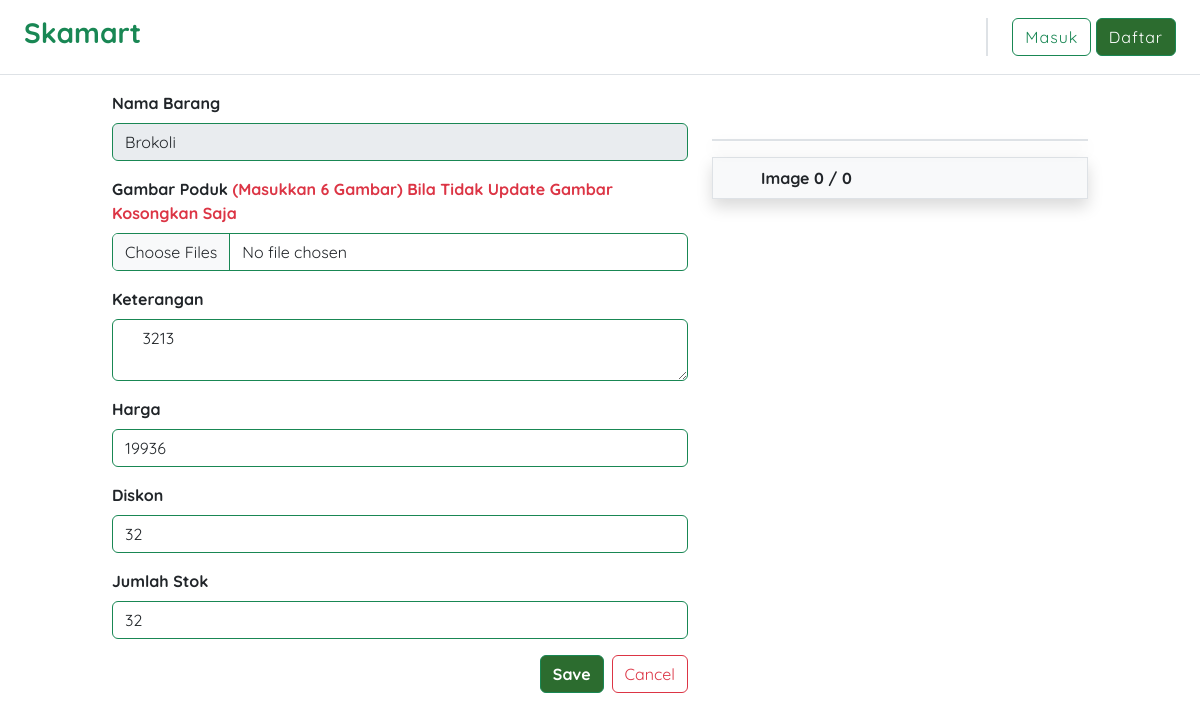
/Admin/update.php?update=6456434, run on the app's committed database.
### tables this page shows
CREATE TABLE `master_barang` (
  `kode_barang` varchar(255) NOT NULL,
  `kode_kategori` bigint NOT NULL,
  `nama_barang` varchar(255) NOT NULL,
  `deskripsi` text NOT NULL,
  `satuan` varchar(255) NOT NULL,
  `rating` float NOT NULL DEFAULT '0',
  `diskon` float NOT NULL,
  `gambar_barang` text NOT NULL,
  `stok` bigint NOT NULL,
  `varian` varchar(255) NOT NULL,
  `harga` bigint NOT NULL,
  `terjual` int NOT NULL DEFAULT '0'
);

### Controllers/adminController.php (called while the page is built, shortened)
<?php
$conn = connectDatabase();
function getData($id)
{
    global $conn;
    $query = "SELECT * FROM master_barang WHERE kode_barang = $id";
    $result = mysqli_query($conn, $query);
    return mysqli_fetch_assoc($result);
}

### Admin/update.php (the view, shortened to what this page needs)
<?php
 require_once "../Controllers/adminController.php";
 $data = getData($_GET['update']);
?>
<!DOCTYPE html>
<html lang="en">
<head>
    <link rel="stylesheet" href="<?= '../Assets/Css/style.css' ?>">
    <link href="https://cdn.jsdelivr.net/npm/bootstrap@5.3.3/dist/css/bootstrap.min.css" rel="stylesheet">
    <link rel="stylesheet" href="https://cdn.jsdelivr.net/npm/bootstrap-icons@1.11.3/font/bootstrap-icons.min.css">
</head>
<body>
    <?php include '../Components/Navbar-Admin.php'; ?>
    <div class="d-flex row justify-content-center  py-3 container-fluid detail ">
        <form action="../Controllers/adminController.php?action=update" method="POST" class="col-md-6 order-1 order-md-0" enctype="multipart/form-data">
            <div class="mb-3">
                <label for="nama_barang" class="form-label fw-bold">Nama Barang</label>
                <input type="text" class="form-control border-success" name="nama_barang" value="<?= $data['nama_barang']?>" id="nama_barang" disabled>
            </div>
            <div class="mb-3">
                <label for="imageInput" class="form-label fw-bold">Gambar Poduk <span class="fw-bold text-danger">(Masukkan 6 Gambar) Bila Tidak Update Gambar Kosongkan Saja</span></label>
                <input type="file" multiple class="form-control border-success" id="imageInput" name="gambar[]" accept=".jpg,.png">
            </div>
            <div class="mb-3">
                <label for="keterangan_barang" class="form-label fw-bold">Keterangan</label>
                <textarea style="max-height: 100px;" name="deskripsi" type="text" class="form-control border-success"  id="keterangan_barang" required> <?= $data['deskripsi']?></textarea>
            </div>
            <div class="mb-3">
                <label for="harga" class="form-label fw-bold">Harga</label>
                <input type="number" class="form-control border-success" id="harga" name="harga"  value="<?= $data['harga']?>" required>
            </div>
            <div class="mb-3">
                <label for="diskon" class="form-label fw-bold">Diskon</label>
                <input type="number" max="90" name="diskon" class="form-control border-success" id="diskon"  value="<?= $data['diskon']?>" required>
            </div>
            <div class="mb-3">
                <label for="sttok" class="form-label fw-bold">Jumlah Stok</label>
                <input type="number" class="form-control border-success" id="sttok" name="stok"  value="<?= $data['stok']?>" required>
            </div>
            <div class="d-flex justify-content-end mt-3">
                <button type="submit" name="create" class="btn btn-success me-2 fw-bold">Save</button>
                <button type="reset" name="reset" class="btn btn-outline-danger">Cancel</button>
            </div>
        </form>
        <div id="carouselExampleIndicators" class="carousel slide d-flex flex-column col-10 col-lg-4 mt-5">
            <div class="carousel-inner border shadow" id="carouselInner"></div>
            <button class="carousel-control-prev" type="button" data-bs-target="#carouselExampleIndicators" data-bs-slide="prev">
                <span class="carousel-control-prev-icon" aria-hidden="true"></span>
            </button>
            <button class="carousel-control-next" type="button" data-bs-target="#carouselExampleIndicators" data-bs-slide="next">
                <span class="carousel-control-next-icon" aria-hidden="true"></span>
            </button>
            <span id="carouselImageNumber" class="border mt-3 py-2 px-5 fw-bold shadow bg-light">Image 1 / 0</span>
        </div>
    </div>
</body>
</html>

### Assets/Css/style.css (style rules this page uses)
:root { --warna-utama: #2c6c2f; --pendukung: #ecffe6; --hover: #d5ed9f; --tinggi-gambar-card: 220px; --lebar-gambar-card: 100%; --lebar-card: 220px; }
body { font-family: "Quicksand", sans-serif !important; background-color: #fff7fc; }
.bg-success, .btn-success { background-color: var(--warna-utama) !important; }
.input:focus, input:valid { outline: none; border: 1.5px solid var(--warna-utama); }
.container-fluid { margin: 0 !important; padding: 0 !important; }

### data on the page
master_barang: nama_barang "Brokoli", deskripsi "3213", harga "19936", diskon "32", stok "32"
